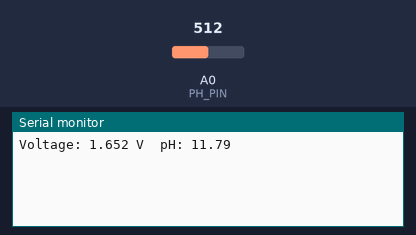
Bench run of a sketch on a simulated Arduino Uno, built with avr-gcc and run on an emulated ATmega328P. Shown: the last lines printed to the serial monitor. Inputs (shaded band) come from the test bench; at power-on: A0 (PH_PIN) = 512.

Above: at 1.2 s.
1.3 s: A0 (PH_PIN) set to 716
At 2.6 s:
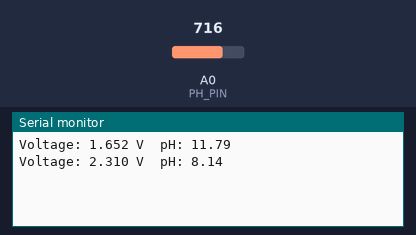
2.8 s: A0 (PH_PIN) set to 900
At 4.7 s:
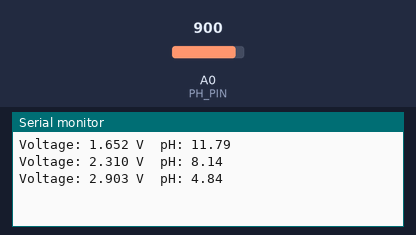
Timing chart, 0 to 6.2 s (numbered marks = the images above; inputs shaded):
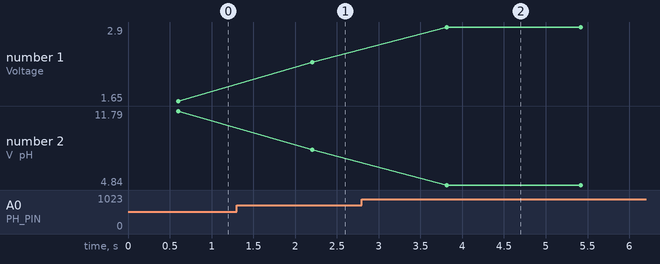

The sketch:

ph.ino
```cpp
const int PH_PIN = A0;

// 你当前实际校准结果：pH 7.3 时 PO = 2.46V
const float PH_CAL = 7.30;
const float V_CAL  = 2.460;

// 模块标称斜率：pH 每增加 1，电压约下降 0.18V
const float SLOPE = 0.180;

float readVoltage() {
  const int N = 30;
  long sum = 0;

  for (int i = 0; i < N; i++) {
    sum += analogRead(PH_PIN);
    delay(20);
  }

  return (sum / (float)N) * 3.3 / 1023.0;
}

void setup() {
  Serial.begin(9600);
}

void loop() {
  float voltage = readVoltage();

  // 电压低：更碱，pH 更高；电压高：更酸，pH 更低
  float ph = PH_CAL + (V_CAL - voltage) / SLOPE;

  Serial.print("Voltage: ");
  Serial.print(voltage, 3);
  Serial.print(" V\tpH: ");
  Serial.println(ph, 2);

  delay(1000);
}
```

Measured:
- after the input at 1.3 s, the serial monitor: prints a new line after 0.91 s (image 1)
- after the input at 2.8 s, the serial monitor: prints a new line after 1.0 s (image 2)
- plotted number 1: 1.65 → 2.31 after the input at 1.3 s, 2.31 → 2.9 after the input at 2.8 s
- plotted number 2: 11.79 → 8.14 after the input at 1.3 s, 8.14 → 4.84 after the input at 2.8 s
